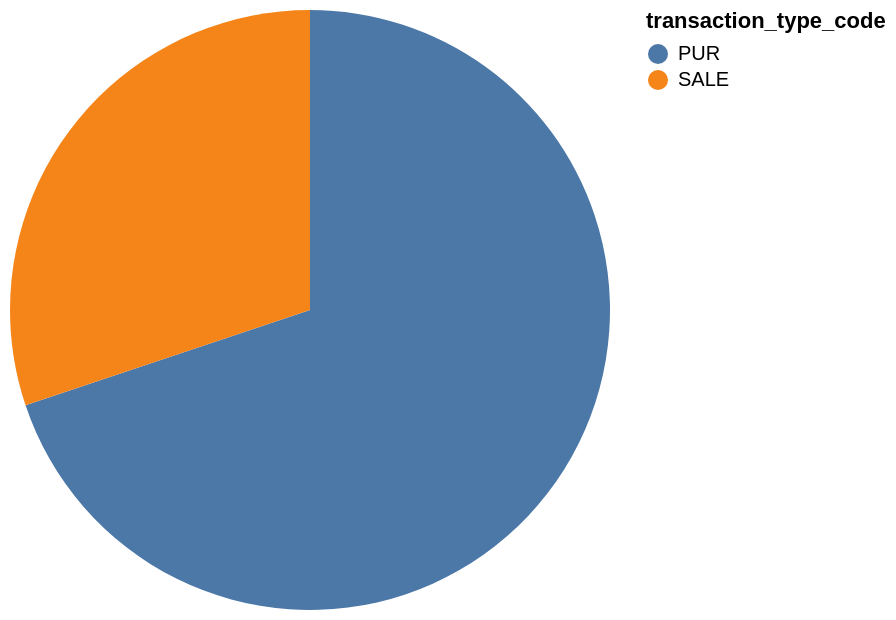

Here is the Vega-Lite specification saved for this chart:
### Vega-Lite specification from a JSON file in a GitHub repository (floating-point values rounded to 4 significant figures)
{"data": {"values": [{"x_data": "PUR", "y_data": 25950000.0}, {"x_data": "SALE", "y_data": 11200000.0}]}, "mark": "arc", "encoding": {"theta": {"field": "y_data", "type": "quantitative", "title": "avg(amount_of_transaction)"}, "color": {"field": "x_data", "type": "nominal", "title": "transaction_type_code"}}}
